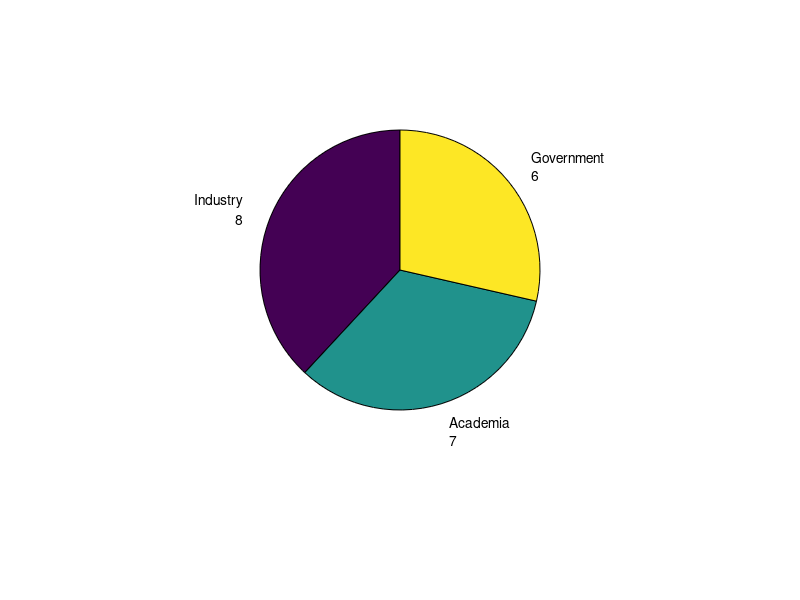

MATLAB code to generate this figure: (Note: this script raises an error after producing the figure.)
clc; clear all; close all;

figure
hold on
axis equal
axis off
set(gcf,'position',[20 104 800 420])
set(gca,'position',[0 0.2 1 0.7])

hp = pie([8 7 6],{sprintf('Industry\n%i',8) sprintf('Academia\n%i',7) sprintf('Government\n%i',6)});

hp(1).FaceColor = [32 20 89]/255;
hp(2).Color = [32 20 89]/255;
hp(2).HorizontalAlignment = 'Center';
hp(2).FontWeight = 'bold';
hp(2).Position = [-1.35 0.60];

hp(3).FaceColor = [55 108 137]/255;
hp(4).Color = [55 108 137]/255;
hp(4).HorizontalAlignment = 'Center';
hp(4).FontWeight = 'bold';
hp(4).Position = [0 -1.05];

hp(5).FaceColor = [116 183 124]/255;
hp(6).Color = [116 183 124]/255;
hp(6).HorizontalAlignment = 'Center';
hp(6).FontWeight = 'bold';
hp(6).Position = [1.45 0.35];

exportgraphics(gcf,'participants.pdf','ContentType','vector')
